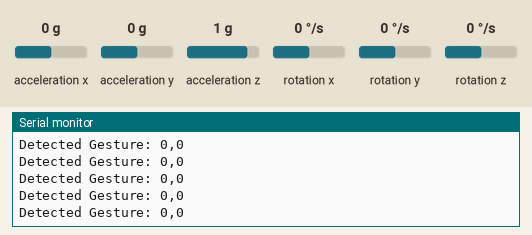
Simulated run of this sketch. Board: Arduino Uno, built with avr-gcc and run on an emulated ATmega328P. Shown: the last lines printed to the serial monitor. Inputs (shaded band) come from the test bench; at power-on: acceleration x 0 g, acceleration y 0 g, acceleration z 1 g, rotation x 0 °/s, rotation y 0 °/s, rotation z 0 °/s.

Above: at 1.2 s.
1.3 s: acceleration x set to 0.8 g
At 1.41 s:
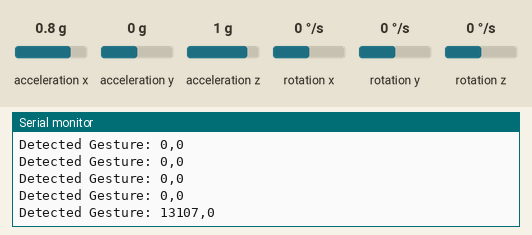
2.9 s: acceleration y set to -1.4 g
At 3.7 s:
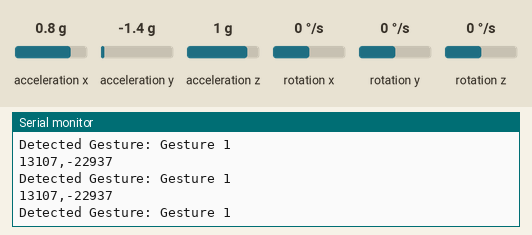
4.4 s: acceleration x set to -1.4 g
At 4.56 s:
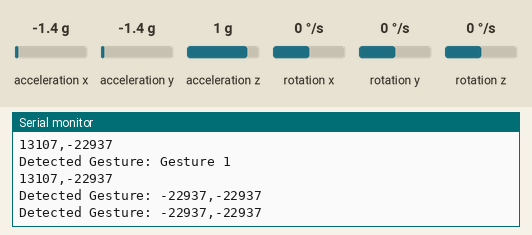
Timing chart, 0 to 7.4 s (numbered marks = the images above; inputs shaded):
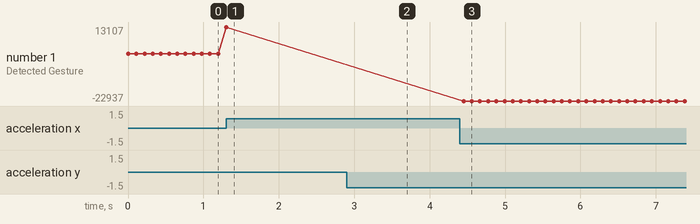

The sketch:

Task.ino
```cpp
#include <Wire.h>
#include <MPU6050.h>
MPU6050 mpu;
const int threshold = 1000; // Adjust this threshold as needed
int previousGesture = -1;
void setup() {
Serial.begin(9600);
Wire.begin();
mpu.initialize();
}
void loop() {
int gesture = detectGesture();
Serial.print("Detected Gesture: ");
if (gesture == 1) {
Serial.println("Gesture 1");
// Perform an action for Gesture 1
} else if (gesture == 2) {
  Serial.println("Gesture 2");
// Perform an action for Gesture 2
}
// Add more gesture cases as needed
previousGesture = gesture;
// Read sensor data and send it to Python
int ax, ay, az, gx, gy, gz;
mpu.getMotion6(&ax, &ay, &az, &gx, &gy, &gz);
Serial.print(ax);
Serial.print(",");
Serial.println(ay);
delay(100); // Adjust the delay as needed to control the data transmission rate
}
int detectGesture() {
int ax, ay, az, gx, gy, gz;
mpu.getMotion6(&ax, &ay, &az, &gx, &gy, &gz);
// Perform gesture recognition here based on sensor data
// Define conditions to recognize specific gestures
if (ax > threshold && ay < threshold) {
return 1; // Gesture 1
} else if (ax < -threshold && ay > threshold) {
return 2; // Gesture 2
}
// Add more gesture conditions as needed
return 0; // No gesture detected
}
```

Measured:
- after the input at 1.3 s, the serial monitor: prints a new line at once (image 1)
- after the input at 2.9 s, the serial monitor: prints a new line after 0.06 s (image 2)
- after the input at 4.4 s, the serial monitor: prints a new line after 0.05 s (image 3)
- plotted number 1: 0 → 13107 after the input at 1.3 s
